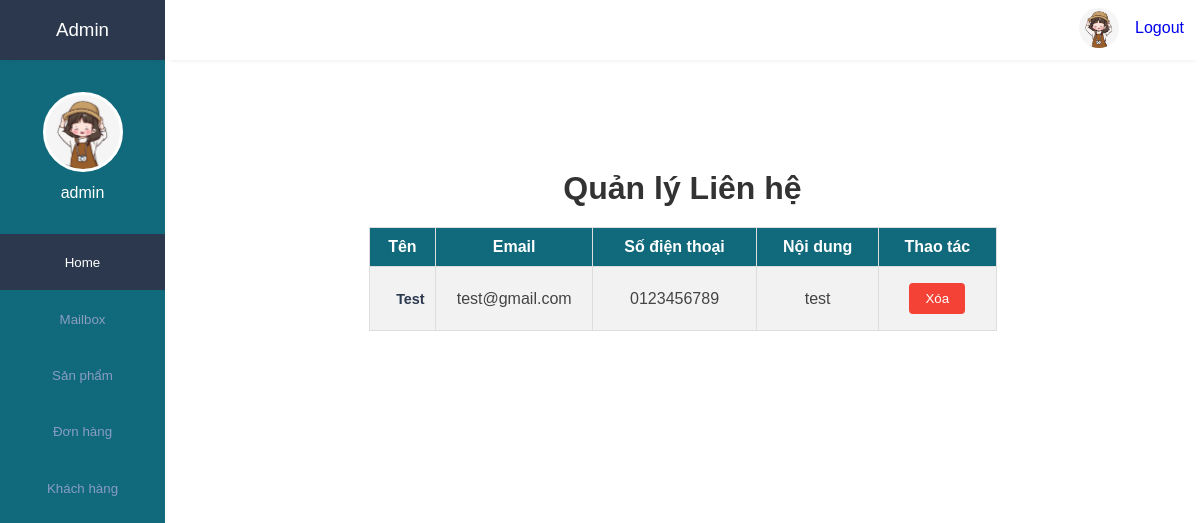
/admin/index.php?act=mailbox (signed in), run on the app's committed database.
### tables this page shows
CREATE TABLE `lienhe` (
  `id` int(11) NOT NULL,
  `ten` varchar(255) NOT NULL,
  `gmail` varchar(255) NOT NULL,
  `sodt` varchar(10) NOT NULL,
  `noidung` varchar(255) NOT NULL
);

### admin/view/mailbox.php (the view, shortened to what this page needs)
<!DOCTYPE html>
<html>
<head>
</head>
<body>
    <div class="container">
        <h1>Quản lý Liên hệ</h1>
        <?php
        $servername = "localhost";
        $username = "root";
        $password = "";
        $dbname = "dbtrangsuc";
        $conn = new mysqli($servername, $username, $password, $dbname);
        $sql = "SELECT id, ten, gmail, sodt, noidung FROM lienhe";
        $result = $conn->query($sql);
        if ($result->num_rows > 0) {
            echo "<table><tr><th>Tên</th><th>Email</th><th>Số điện thoại</th><th>Nội dung</th><th>Thao tác</th></tr>";
            while ($row = $result->fetch_assoc()) {
                echo "<tr><td>" . $row["ten"] . "</td><td>" . $row["gmail"] . "</td><td>" . $row["sodt"] . "</td><td>" . $row["noidung"] . "</td><td><form method='post' action=''><input type='hidden' name='delete_id' value='" . $row["id"] . "'><button type='submit' class='delete-btn'>Xóa</button></form></td></tr>";
            }
            echo "</table>";
        } else {
            echo "Không có dữ liệu";
        }
        ?>
    </div>
</body>
</html>

### public/css/admin.css (style rules this page uses)
:root { --main-color: #2B384E; --color-dark: #116A7B; --text-grey: #B0B0B0; }
* { margin: 0; padding: 0; text-decoration: none; list-style-type: none; box-sizing: border-box; font-family: 'Merriweather', sans-serif; }
input, button, select { outline: none; }
table { border-collapse: collapse; }
table tbody td { padding: 1rem 0rem; color: #444; }
table tbody td:first-child { padding-left: 1rem; color: var(--main-color); font-weight: 600; font-size: .9rem; }
table tbody tr { border-bottom: 1px solid #dee2e8; }

### admin/view/mailbox.php (style rules this page uses)
body { font-family: Arial, sans-serif; margin: 0; padding: 100px; }
.container { width: 80%; margin: 50px auto; padding: 20px; text-align: center; }
h1 { text-align: center; margin-bottom: 20px; color: #333; }
table { width: 100%; border-collapse: collapse; }
table, th, td { border: 1px solid #ddd; text-align: center; }
th, td { padding: 10px; text-align: left; text-align: center; }
tr:nth-child(even) { background-color: #f2f2f2; }
th { background-color: #116A7B; color: white; }
.delete-btn { background-color: #f44336; color: white; border: none; padding: 8px 16px; text-align: center; text-decoration: none; display: inline-block; border-radius: 4px; cursor: pointer; transition: background-color 0.3s; }
.container { background-size: cover; }

### data on the page
lienhe: ten "Test", gmail "test@gmail.com", sodt "0123456789", noidung "test"

### other printed values
$_SESSION['admin_name'] "admin"
